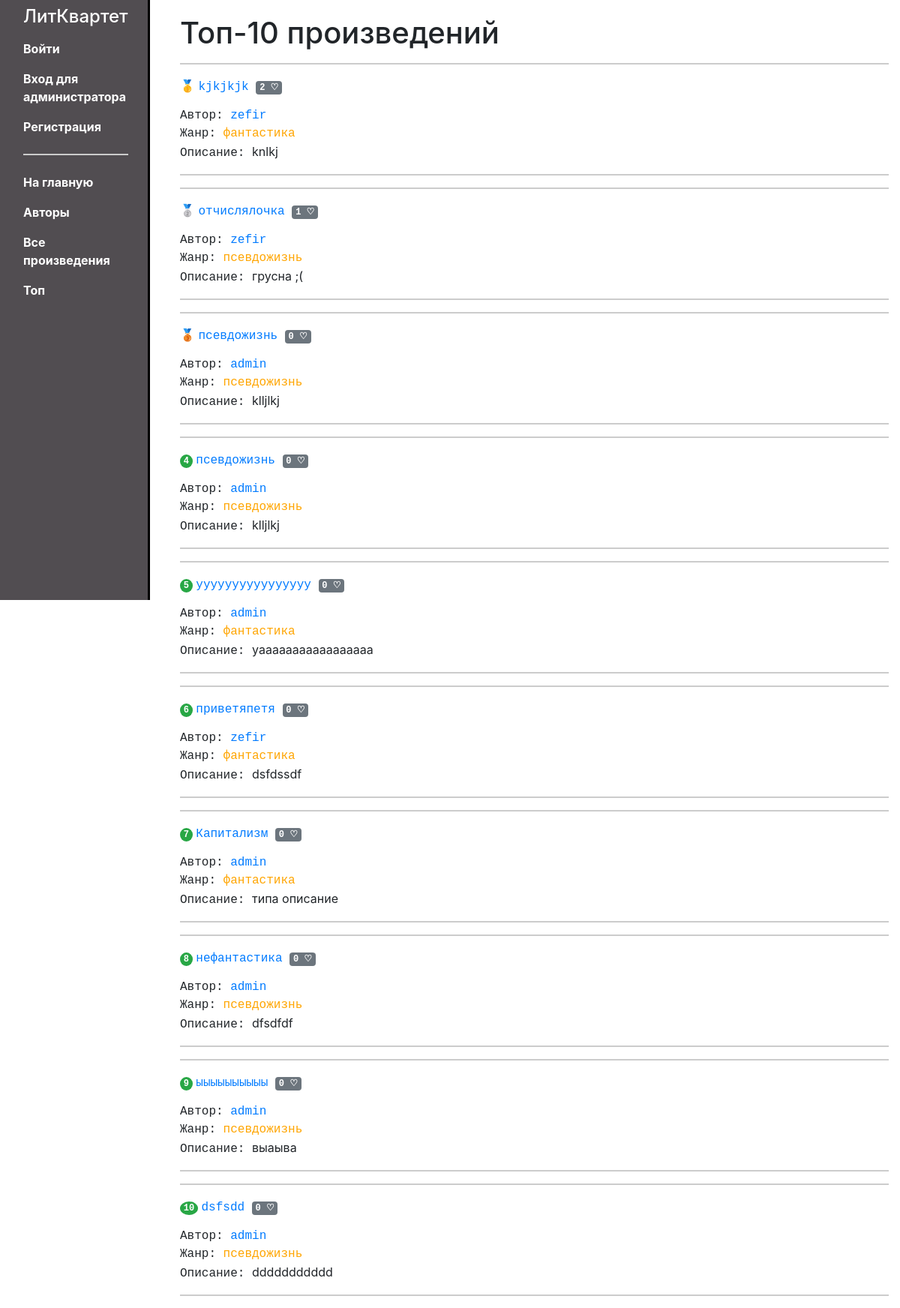
The page /writer/top/ on the database its author committed.
### writer/models.py (models this page shows, shortened)
class Content(models.Model):
    id = models.UUIDField(primary_key=True, default=uuid.uuid4, help_text='Уникальный id для каждого произведения')
    author = models.ForeignKey(User, verbose_name='Автор', on_delete=models.CASCADE)
    ganre = models.ForeignKey('ContentType', on_delete=models.SET_NULL, null=True, verbose_name='Жанр')
    name = models.CharField('Название', max_length=200)
    description = models.TextField('Аннотация', max_length=500, null=True)
    data = models.TextField('Текст')

class ContentType(models.Model):
    id = models.UUIDField(primary_key=True, default=uuid.uuid4, help_text='Уникальный id для каждого жанра')
    name = models.CharField('Название', max_length=150)
    description = models.TextField('Описание', max_length=1000, blank=True, null=True)
    def __str__(self):
        return self.name

### writer/views.py (the view)
def top_contents(request):
    top_contents = Content.objects.annotate(num_likes=Count('like')).order_by('-num_likes')[:10]
    return render(request, 'top_contents.html', {'top_contents': top_contents})

### writer/templates/top_contents.html
{% extends "base_generic.html" %}
{% block content %}
  <h1>Топ-10 произведений</h1>
    {% for content in top_contents %}
          <hr>
          {% if forloop.counter == 1 %}
            🥇
          {% elif forloop.counter == 2 %}
            🥈
          {% elif forloop.counter == 3 %}
            🥉
          {% else %}
            <samp><span class="badge badge-success rounded-circle">{{ forloop.counter }}</span></samp>
          {% endif %}
        <samp><a href="{% url 'contentdetail' pk=content.pk %}" > {{ content.name }}</a> <p class="badge badge-lg badge-secondary">{{ content.num_likes }} ♡</p></samp>
          <br>
          <samp>Автор: <a href="{% url 'writer-user-detail' pk=content.author.pk %}">{{content.author}}</a></samp>
          <br>
          <samp>Жанр: <samp class="text-custom" title="{{ content.ganre.description }}">{{ content.ganre }}</samp></samp>
          <p><samp>Описание: </samp>{{content.description}}</p>
          <hr>
    {% endfor %}
{% endblock %}

### writer/static/css/style.css (style rules this page uses)
body { background-color: white; }
hr { border-top: 2px double #ccc; }
.text-custom { color: #FFA500; }

### rows shown on the page
Content: name "kjkjkjk", num_likes "2", author "zefir", ganre "фантастика", description "knlkj"
Content: name "отчислялочка", num_likes "1", author "zefir", ganre "псевдожизнь", description "грусна ;("
Content: name "псевдожизнь", num_likes "0", author "admin", ganre "псевдожизнь", description "klljlkj"
Content: name "псевдожизнь", num_likes "0", author "admin", ganre "псевдожизнь", description "klljlkj"
Content: name "уууууууууууууууу", num_likes "0", author "admin", ganre "фантастика", description "уааааааааааааааааа"
Content: name "приветяпетя", num_likes "0", author "zefir", ganre "фантастика", description "dsfdssdf"
Content: name "Капитализм", num_likes "0", author "admin", ganre "фантастика", description "типа описание"
Content: name "нефантастика", num_likes "0", author "admin", ganre "псевдожизнь", description "dfsdfdf"
Content: name "ыыыыыыыыыы", num_likes "0", author "admin", ganre "псевдожизнь", description "выаыва"
Content: name "dsfsdd", num_likes "0", author "admin", ganre "псевдожизнь", description "ddddddddddd"
